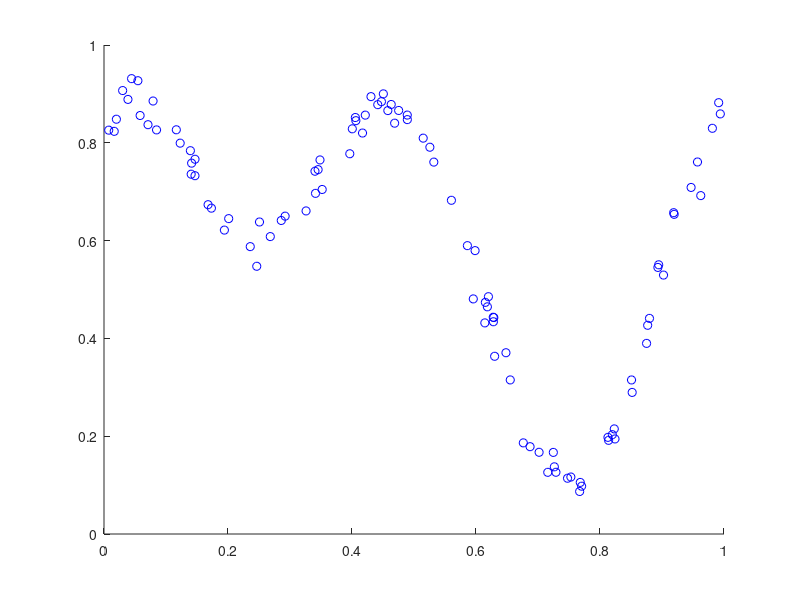

The MATLAB script that drew this image: (Note: this script raises an error after producing the figure.)
%% Data plotting
% The point of today's seminar is to implement a MLP that will do a
% regression of a function. In order to avoid over fitting, we will add
% some noise.

%We first define a vector of 100 points between 0 and 1, which corresponds 
%to the x coordinate of the points of funtion we want to find
x=rand(100,1);

%We then associate to each x-coordinate the y-coordinate. The function we
%want to find is f: x -> y = sin(2*pi*x) + cos(4*pi*x).
y=zeros(1,length(x));
for i = 1:length(x)
    y(i) = 0.6+sin(2*pi*x(i))/4 + cos(4*pi*x(i))/4 ;%to hide
end


%We then need to add some noise, the noise is taken from a normal
%distribution centered in 0 and of standard deviation 0.1. Use the randn()
%function
y = y + randn(1,length(y))/40;%hide only the last part

figure(1)
scatter(x,y,'b')

%% Initialisation
% We are going to implement a two layer perceptrons to match the data we
% have just created. In order to force you not to copy the lecture slides,
% we will use the different weights notations. The input vector is called
% Input, the intermediary one is called Inter and the final one is called
% Output. The weights that go from Input to Inter are U and the one that go
% from Inter to Output is V.


%We first need to initialise and choose the size of those vectors. We work
%in 2D, we therefore use 2 coordinates for the Input vectors (x and the
% bias) and one coordinate for the output vector (y). We start by arbitrarily 
%choosing to have 3 intermediary states. Therefore U is a matrix of size (2,3) while 
%V is a matrix of size (3,1).

nb_state=3;
U = rand(nb_state,2);
V = rand(1,nb_state);

% Initialisation of empty matrices
Inter=zeros(nb_state,1);
Output=zeros(length(x),1);
Err=zeros(length(x),1);

%You now need to implement the forward step. The sigmoid has already been 
%chosen. It is the g function.
for i = 1:length(x)
    Input=[1,x(i)];
    %What is the intermediary vector?
    for j = 1:nb_state
        Inter(j)=g(Input*U(j,:)');%to remove
    end
    
    %How do you compute the output?
    Output(i)=g(V*Inter);%to remove
    
    %Expression of the error:
    Err(i)=(Output(i)-y(i))^2;
end
sum(Err)

figure(1)
scatter(x,y,'b')
hold on
scatter(x,Output,'r')
hold off

%% Forward propagation and Back propagation
%Here you will also implement the back propagation. By pressing control
%enter a sufficent number of times, you should see that the red dots
%converge to the position of the blue ones. You can also accelarate the
%computation by choosing a greater number of ieration of the update of the
%weights.

nb_iter=10000;
eta = 1;

for iter = 1:nb_iter
    for i = 1:length(x)
        Input=[1,x(i)];
        %What is the intermediary vector?
        for j = 1:nb_state
            Inter(j)=g(Input*U(j,:)');%to remove
        end

        %How do you compute the output?
        Output(i)=g(V*Inter);%to remove
       
        
        
        %Now you need to compute the Delta and the delta values that you
        %will be able to find within the lecture notes. However you need to
        %be careful with the notations.
        Delta = -(y(i) - Output(i))*g_diff(V*Inter);%to remove
        
        delta = zeros(nb_state,1);
        for j = 1:nb_state
            delta(j)=Delta*V(j)*g_diff(Input*U(j,:)');%to remove
        end
        %Finally you need to update the weights values according to the
        %equation you can find witin the slides.
        for j = 1:2
            for l = 1:nb_state
                U(l,j) = U(l,j) - eta * delta(l)*Input(j);%to remove
            end
        end
        for j = 1:nb_state
            V(j) = V(j) - eta * Delta*Inter(j);%to remove
        end

        %the error is still the same
        Err(i)=(Output(i)-y(i))^2;
    end
end

sum(Err)

figure(1)
scatter(x,y,'b')
hold on
scatter(x,Output,'r')
hold off